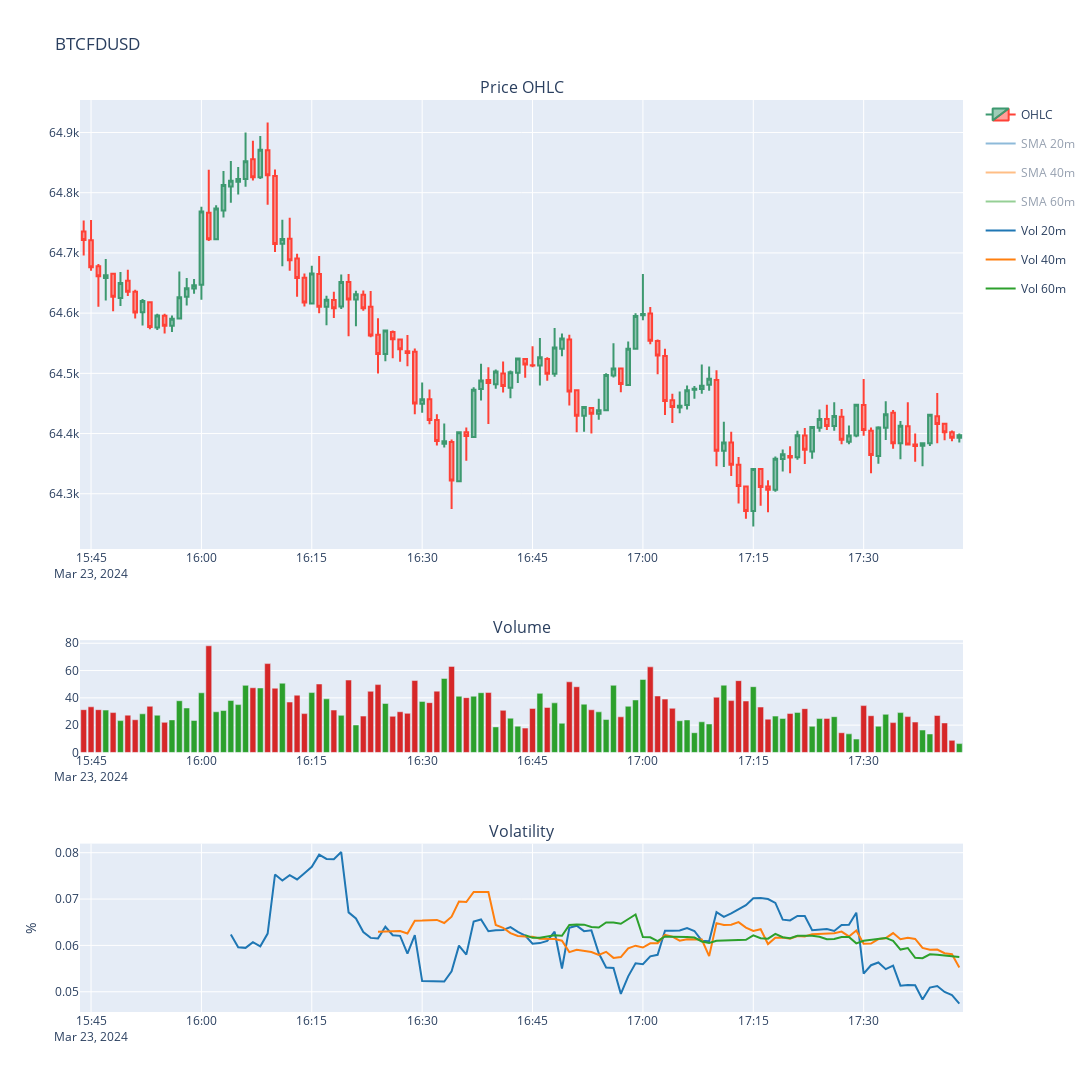

The notebook cell saved with this chart:
### Code cell
symbol = 'BTCFDUSD'
binance = Binance()
df = binance.get_historical_instrument_price(symbol, interval='1m', start_str='2 hours ago')
plot_price_ohcl(df, symbol)
df['std'] = df['Close'].rolling(15).std()
